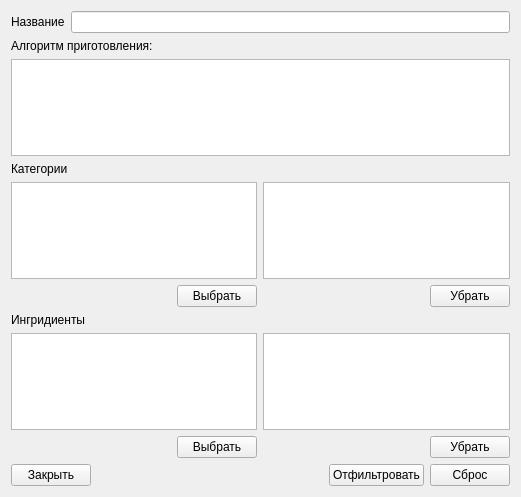
<?xml version="1.0" encoding="UTF-8"?>
<ui version="4.0">
 <class>Filter</class>
 <widget class="QWidget" name="Filter">
  <property name="geometry">
   <rect>
    <x>0</x>
    <y>0</y>
    <width>521</width>
    <height>497</height>
   </rect>
  </property>
  <property name="windowTitle">
   <string>Form</string>
  </property>
  <layout class="QGridLayout" name="gridLayout">
   <item row="0" column="0">
    <layout class="QHBoxLayout" name="horizontalLayout_7">
     <item>
      <widget class="QLabel" name="label">
       <property name="text">
        <string>Название</string>
       </property>
      </widget>
     </item>
     <item>
      <widget class="QLineEdit" name="name_line_"/>
     </item>
    </layout>
   </item>
   <item row="1" column="0">
    <widget class="QLabel" name="label_2">
     <property name="text">
      <string>Алгоритм приготовления:</string>
     </property>
    </widget>
   </item>
   <item row="2" column="0">
    <widget class="QPlainTextEdit" name="algorithm_text_"/>
   </item>
   <item row="3" column="0">
    <layout class="QVBoxLayout" name="verticalLayout_3">
     <item>
      <widget class="QLabel" name="label_3">
       <property name="text">
        <string>Категории</string>
       </property>
      </widget>
     </item>
     <item>
      <layout class="QHBoxLayout" name="horizontalLayout_3">
       <item>
        <layout class="QVBoxLayout" name="verticalLayout">
         <item>
          <widget class="QTableWidget" name="left_category_"/>
         </item>
         <item>
          <layout class="QHBoxLayout" name="horizontalLayout">
           <item>
            <spacer name="horizontalSpacer">
             <property name="orientation">
              <enum>Qt::Horizontal</enum>
             </property>
             <property name="sizeHint" stdset="0">
              <size>
               <width>40</width>
               <height>20</height>
              </size>
             </property>
            </spacer>
           </item>
           <item>
            <widget class="QPushButton" name="inser_category_">
             <property name="text">
              <string>Выбрать</string>
             </property>
            </widget>
           </item>
          </layout>
         </item>
        </layout>
       </item>
       <item>
        <layout class="QVBoxLayout" name="verticalLayout_2">
         <item>
          <widget class="QTableWidget" name="right_category_"/>
         </item>
         <item>
          <layout class="QHBoxLayout" name="horizontalLayout_2">
           <item>
            <spacer name="horizontalSpacer_2">
             <property name="orientation">
              <enum>Qt::Horizontal</enum>
             </property>
             <property name="sizeHint" stdset="0">
              <size>
               <width>40</width>
               <height>20</height>
              </size>
             </property>
            </spacer>
           </item>
           <item>
            <widget class="QPushButton" name="erase_category_">
             <property name="text">
              <string>Убрать</string>
             </property>
            </widget>
           </item>
          </layout>
         </item>
        </layout>
       </item>
      </layout>
     </item>
    </layout>
   </item>
   <item row="4" column="0">
    <layout class="QVBoxLayout" name="verticalLayout_4">
     <item>
      <widget class="QLabel" name="label_4">
       <property name="text">
        <string>Ингридиенты</string>
       </property>
      </widget>
     </item>
     <item>
      <layout class="QHBoxLayout" name="horizontalLayout_4">
       <item>
        <layout class="QVBoxLayout" name="verticalLayout_5">
         <item>
          <widget class="QTableWidget" name="left_ingredients_"/>
         </item>
         <item>
          <layout class="QHBoxLayout" name="horizontalLayout_5">
           <item>
            <spacer name="horizontalSpacer_3">
             <property name="orientation">
              <enum>Qt::Horizontal</enum>
             </property>
             <property name="sizeHint" stdset="0">
              <size>
               <width>40</width>
               <height>20</height>
              </size>
             </property>
            </spacer>
           </item>
           <item>
            <widget class="QPushButton" name="inser_ingredient_">
             <property name="text">
              <string>Выбрать</string>
             </property>
            </widget>
           </item>
          </layout>
         </item>
        </layout>
       </item>
       <item>
        <layout class="QVBoxLayout" name="verticalLayout_6">
         <item>
          <widget class="QTableWidget" name="right_ingredients_"/>
         </item>
         <item>
          <layout class="QHBoxLayout" name="horizontalLayout_6">
           <item>
            <spacer name="horizontalSpacer_4">
             <property name="orientation">
              <enum>Qt::Horizontal</enum>
             </property>
             <property name="sizeHint" stdset="0">
              <size>
               <width>40</width>
               <height>20</height>
              </size>
             </property>
            </spacer>
           </item>
           <item>
            <widget class="QPushButton" name="erase_ingredient_">
             <property name="text">
              <string>Убрать</string>
             </property>
            </widget>
           </item>
          </layout>
         </item>
        </layout>
       </item>
      </layout>
     </item>
    </layout>
   </item>
   <item row="5" column="0">
    <layout class="QHBoxLayout" name="horizontalLayout_8">
     <item>
      <widget class="QPushButton" name="close_btn_">
       <property name="text">
        <string>Закрыть</string>
       </property>
      </widget>
     </item>
     <item>
      <spacer name="horizontalSpacer_5">
       <property name="orientation">
        <enum>Qt::Horizontal</enum>
       </property>
       <property name="sizeHint" stdset="0">
        <size>
         <width>40</width>
         <height>20</height>
        </size>
       </property>
      </spacer>
     </item>
     <item>
      <widget class="QPushButton" name="filter_btn_">
       <property name="text">
        <string>Отфильтровать</string>
       </property>
      </widget>
     </item>
     <item>
      <widget class="QPushButton" name="default_btn_">
       <property name="text">
        <string>Сброс</string>
       </property>
      </widget>
     </item>
    </layout>
   </item>
  </layout>
 </widget>
 <resources/>
 <connections/>
</ui>
